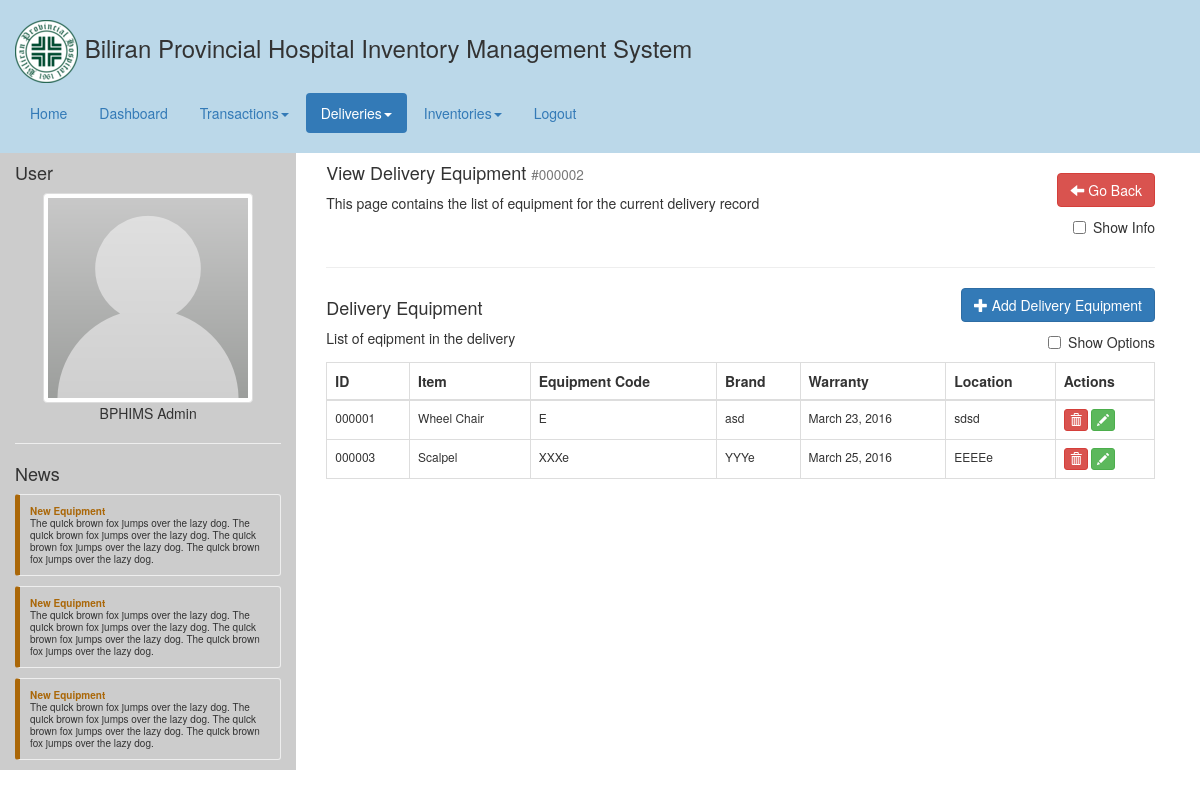
Page /deliveries_equipment.php?delivery_id=2 on the committed database.
### tables this page shows
CREATE TABLE `delivery_equipment` (
  `delivery_equipment_id` int(10) UNSIGNED NOT NULL,
  `delivery_id` int(11) NOT NULL,
  `item_id` int(11) NOT NULL,
  `equipment_code` varchar(255) NOT NULL,
  `brand` varchar(255) NOT NULL,
  `warranty` timestamp NOT NULL DEFAULT '0000-00-00 00:00:00',
  `location` varchar(255) NOT NULL,
  `is_given` tinyint(1) NOT NULL DEFAULT '0',
  `is_returned` tinyint(1) NOT NULL DEFAULT '0',
  `is_deleted` tinyint(1) NOT NULL DEFAULT '0'
);

CREATE TABLE `item` (
  `item_id` int(10) UNSIGNED NOT NULL,
  `category_id` int(11) NOT NULL,
  `name` varchar(255) NOT NULL,
  `code` varchar(255) NOT NULL,
  `description` text NOT NULL,
  `critical_level` int(11) NOT NULL,
  `created` timestamp NOT NULL DEFAULT CURRENT_TIMESTAMP,
  `updated` timestamp NOT NULL DEFAULT CURRENT_TIMESTAMP ON UPDATE CURRENT_TIMESTAMP,
  `is_deleted` tinyint(1) NOT NULL DEFAULT '0'
);

### php/helper.php (called while the page is built, shortened)
<?php
class Helper {
	public static function getListFromResultQuery($result) {
		$lists = array();
		while($d = mysql_fetch_assoc($result)){
			array_push($lists,$d);
		}
		return $lists;
	}
	public static function formatDate($date) {
		return date('F j, Y',strtotime($date));
	}
	public static function formatID($id) {
		return str_pad($id, 6, '0', STR_PAD_LEFT);
	}
}
?>

### php/bphims_api.php (called while the page is built, shortened)
<?php
class BPHIMS {
	public static function getDeliveryEquipment($id) {
		$db = Helper::openDB();
		$sql = "
			SELECT
				de.*,
				i.name AS item_name
			FROM
				`delivery_equipment` de
			LEFT JOIN `item` i ON i.item_id=de.item_id
			WHERE
				de.delivery_id=".$id." AND
				de.is_deleted=0
			";
		$query = mysql_query($sql,$db);
		$result = Helper::getListFromResultQuery($query);
		return $result;
	}
}
?>

### deliveries_equipment.php (the view, shortened to what this page needs)
<?php
	include("header.php");
	$id = $_GET['delivery_id'];
	$equipmentList = BPHIMS::getDeliveryEquipment($id);
?>
<div class="common-body">
	<div class="col-md-12">
		<div class="pull-left">
			<h4>View Delivery Equipment <small>#<?php echo Helper::formatID($id); ?></small></h4>
			<p>This page contains the list of equipment for the current delivery record</p>
		</div>
		<div class="pull-right">
			<br/>
			<a class="btn btn-danger" href="deliveries_update.php?delivery_id=<?php echo $id; ?>"><i class="glyphicon glyphicon-arrow-left"></i> Go Back</a>
			<br/>
			<div class="checkbox pull-right">
				<label><input type="checkbox" id="delivery-option" value="delivery_information"> Show Info</label>
			</div>
		</div>
		<div class="clearfix"></div>
		<hr/>
		<div class="pull-left">
			<h4>Delivery Equipment</h4>
			<p>List of eqipment in the delivery</p>
		</div>
		<div class="pull-right">
			<a class="btn btn-primary" href="deliveries_equipment_add.php?delivery_id=<?php echo $id; ?>"><i class="glyphicon glyphicon-plus"></i> Add Delivery Equipment</a>
			<br/>
			<div class="checkbox pull-right">
				<label><input type="checkbox" id="delivery-equipment-option" value="delivery-equipment-information"> Show Options</label>
			</div>
		</div>
		<div class="clearfix"></div>
		<div id="delivery_supply">
				<table class="table-common table table-bordered">
				<thead>
					<th class="td1">ID</th>
					<th class="td2">Item</th>
					<th class="td3">Equipment Code</th>
					<th class="td4">Brand</th>
					<th class="td5">Warranty</th>
					<th class="td6">Location</th>
					<th>Actions</th>
				</thead>
				<tbody>
					<?php
						foreach($equipmentList as $equipment) {
							$dataDeleteName = '#'.Helper::formatID($equipment['delivery_equipment_id']).' - '.$equipment['item_name'];
							echo '
								<tr">
									<td class="td1">'.Helper::formatID($equipment['delivery_equipment_id']).'</td>
									<td class="td2">'.$equipment['item_name'].'</td>
									<td class="td3">'.$equipment['equipment_code'].'</td>
									<td class="td4">'.$equipment['brand'].'</td>
									<td class="td5">'.Helper::formatDate($equipment['warranty']).'</td>
									<td class="td6">'.$equipment['location'].'</td>
									<td>
										<button type="button" class="btn btn-xs btn-danger" data-toggle="modal" data-target="#modal-delete" data-delete-name="'.$dataDeleteName.'" data-delete-id="'.$equipment['delivery_equipment_id'].'"><i class="glyphicon glyphicon-trash"></i></button>
										<a class="btn btn-xs btn-success" href="deliveries_equipment_update.php?delivery_equipment_id='.$equipment['delivery_equipment_id'].'" data-toggle="tooltip" data-placement="top" title="View / Update"><i class="glyphicon glyphicon-pencil"></i></a>
									</td>
								</tr>
							';
						}
					?>
				</tbody>
			</table>
		</div>
	</div>
</div>
<?php
	include("footer.php");
?>

### rows in the picture
delivery_equipment: delivery_equipment_id "000001", item.name "Wheel Chair", equipment_code "E", brand "asd", warranty "March 23, 2016", location "sdsd"
delivery_equipment: delivery_equipment_id "000003", item.name "Scalpel", equipment_code "XXXe", brand "YYYe", warranty "March 25, 2016", location "EEEEe"

### other values in the picture
BPHIMS_APPLICATION_NAME "Biliran Provincial Hospital Inventory Management System"
Helper::formatID($id) "000002"
